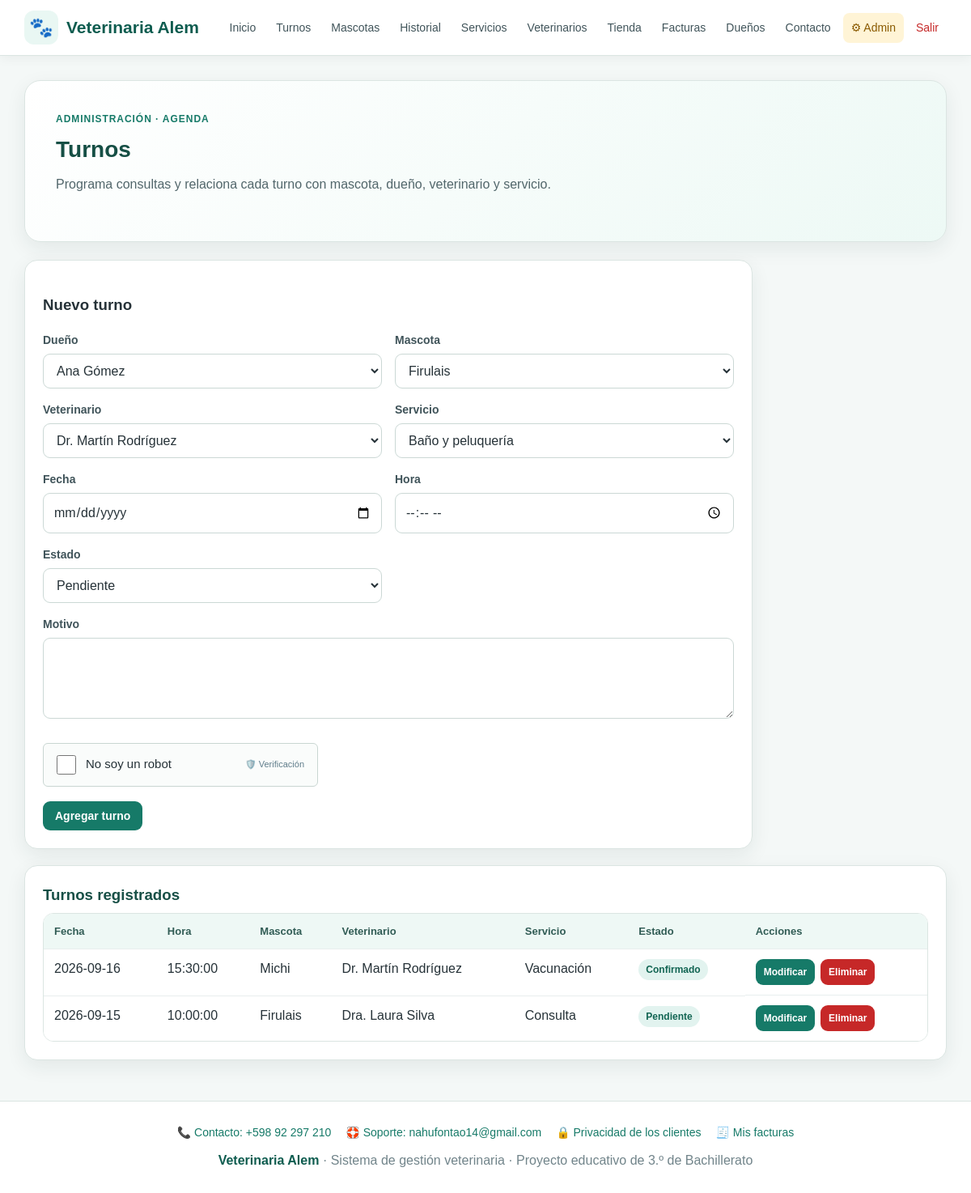
/admin/turnos.php (signed in), run on the app's committed database.
### tables this page shows
CREATE TABLE turnos(
 id INT AUTO_INCREMENT PRIMARY KEY,
 id_dueno INT NOT NULL,
 id_mascota INT NOT NULL,
 id_veterinario INT NOT NULL,
 id_servicio INT NOT NULL,
 fecha DATE NOT NULL,
 hora TIME NOT NULL,
 motivo VARCHAR(255),
 estado VARCHAR(30) DEFAULT 'Pendiente',
 FOREIGN KEY(id_dueno) REFERENCES duenos(id) ON UPDATE CASCADE ON DELETE RESTRICT,
 FOREIGN KEY(id_mascota) REFERENCES mascotas(id) ON UPDATE CASCADE ON DELETE RESTRICT,
 FOREIGN KEY(id_veterinario) REFERENCES veterinarios(id) ON UPDATE CASCADE ON DELETE RESTRICT,
 FOREIGN KEY(id_servicio) REFERENCES servicios(id) ON UPDATE CASCADE ON DELETE RESTRICT
);

CREATE TABLE mascotas(
 id INT AUTO_INCREMENT PRIMARY KEY,
 nombre VARCHAR(100) NOT NULL,
 especie VARCHAR(50) NOT NULL,
 raza VARCHAR(80),
 sexo VARCHAR(20),
 fecha_nacimiento DATE NULL,
 peso DECIMAL(6,2) NULL,
 id_dueno INT NOT NULL,
 FOREIGN KEY(id_dueno) REFERENCES duenos(id) ON UPDATE CASCADE ON DELETE RESTRICT
);

CREATE TABLE veterinarios(
 id INT AUTO_INCREMENT PRIMARY KEY,
 nombre VARCHAR(100) NOT NULL,
 especialidad VARCHAR(100),
 telefono VARCHAR(30),
 email VARCHAR(150)
);

CREATE TABLE servicios(
 id INT AUTO_INCREMENT PRIMARY KEY,
 nombre VARCHAR(100) NOT NULL,
 descripcion TEXT,
 precio DECIMAL(10,2) DEFAULT 0
);

### includes/auth.php (called while the page is built, shortened)
<?php
require_once __DIR__ . "/helpers.php";
function es_admin() {
    return ($_SESSION["rol"] ?? "") === "admin";
}

### includes/helpers.php (called while the page is built, shortened)
<?php
function h($v) {
    return htmlspecialchars((string)$v, ENT_QUOTES, "UTF-8");
}

### admin/turnos.php (the view, shortened to what this page needs)
<?php
require "../includes/auth.php";
require "../includes/captcha.php";
require "../conexion.php";
$d = $conexion->query("SELECT id, nombre FROM duenos ORDER BY nombre");
$m = $conexion->query("SELECT id, nombre FROM mascotas ORDER BY nombre");
$v = $conexion->query("SELECT id, nombre FROM veterinarios ORDER BY nombre");
$s = $conexion->query("SELECT id, nombre FROM servicios ORDER BY nombre");
$r = $conexion->query(
    "SELECT t.*, m.nombre AS mascota, v.nombre AS veterinario, s.nombre AS servicio
     FROM turnos t
     JOIN mascotas m ON m.id = t.id_mascota
     JOIN veterinarios v ON v.id = t.id_veterinario
     JOIN servicios s ON s.id = t.id_servicio
     ORDER BY t.fecha DESC, t.hora DESC"
);
require "../includes/header.php";
?>
<section class="hero">
    <div class="hero-kicker">Administración · Agenda</div>
    <h2>Turnos</h2>
    <p>Programa consultas y relaciona cada turno con mascota, dueño, veterinario y servicio.</p>
</section>
<div class="form-card">
    <h3>Nuevo turno</h3>
    <form method="post">
        <div class="form-grid">
            <div class="field"><label>Dueño</label>
                <select name="id_dueno" required>
                    <?php while ($x = $d->fetch_assoc()): ?>
                        <option value="<?= $x["id"] ?>"><?= htmlspecialchars($x["nombre"]) ?></option>
                    <?php endwhile; ?>
                </select>
            </div>
            <div class="field"><label>Mascota</label>
                <select name="id_mascota" required>
                    <?php while ($x = $m->fetch_assoc()): ?>
                        <option value="<?= $x["id"] ?>"><?= htmlspecialchars($x["nombre"]) ?></option>
                    <?php endwhile; ?>
                </select>
            </div>
            <div class="field"><label>Veterinario</label>
                <select name="id_veterinario" required>
                    <?php while ($x = $v->fetch_assoc()): ?>
                        <option value="<?= $x["id"] ?>"><?= htmlspecialchars($x["nombre"]) ?></option>
                    <?php endwhile; ?>
                </select>
            </div>
            <div class="field"><label>Servicio</label>
                <select name="id_servicio" required>
                    <?php while ($x = $s->fetch_assoc()): ?>
                        <option value="<?= $x["id"] ?>"><?= htmlspecialchars($x["nombre"]) ?></option>
                    <?php endwhile; ?>
                </select>
            </div>
            <div class="field"><label>Fecha</label><input type="date" name="fecha" required></div>
            <div class="field"><label>Hora</label><input type="time" name="hora" required></div>
            <div class="field"><label>Estado</label>
                <select name="estado">
                    <option>Pendiente</option>
                </select>
            </div>
            <div class="field full"><label>Motivo</label><textarea name="motivo"></textarea></div>
        </div>
        <br>
        <?= captcha_html() ?>
        <div class="form-actions"><button class="btn" type="submit">Agregar turno</button></div>
    </form>
</div>
<div class="table-card">
    <h3>Turnos registrados</h3>
    <div class="table-wrap">
        <table>
            <tr><th>Fecha</th><th>Hora</th><th>Mascota</th><th>Veterinario</th><th>Servicio</th><th>Estado</th><th>Acciones</th></tr>
            <?php while ($x = $r->fetch_assoc()): ?>
                <tr>
                    <td><?= htmlspecialchars($x["fecha"]) ?></td>
                    <td><?= htmlspecialchars($x["hora"]) ?></td>
                    <td><?= htmlspecialchars($x["mascota"]) ?></td>
                    <td><?= htmlspecialchars($x["veterinario"]) ?></td>
                    <td><?= htmlspecialchars($x["servicio"]) ?></td>
                    <td><span class="badge"><?= htmlspecialchars($x["estado"]) ?></span></td>
                    <td class="actions">
                        <a class="btn small" href="editar.php?tabla=turnos&id=<?= $x["id"] ?>">Modificar</a>
                        <a class="btn danger small" href="eliminar.php?tabla=turnos&id=<?= $x["id"] ?>">Eliminar</a>
                    </td>
                </tr>
            <?php endwhile; ?>
        </table>
    </div>
</div>
<?php require "../includes/footer.php"; ?>

### includes/header.php (shortened to what this page needs)
<?php
require_once __DIR__ . "/auth.php";
$base_url = BASE_URL;
?>
<!doctype html>
<html lang="es">
<head>
    <link rel="stylesheet" href="<?= $base_url ?>/css/estilos.css">
</head>
<body>
<header class="topbar">
    <div class="nav-inner">
        <a class="brand" href="<?= $base_url ?>/index.php">
            <span class="brand-icon">🐾</span>
            <span>Veterinaria Alem</span>
        </a>
        <nav class="nav-links">
            <a href="<?= $base_url ?>/index.php">Inicio</a>
            <?php if (isset($_SESSION["usuario_id"])): ?>
                <a href="<?= $base_url ?>/turnos.php">Turnos</a>
                <a href="<?= $base_url ?>/mascotas.php">Mascotas</a>
                <a href="<?= $base_url ?>/historial.php">Historial</a>
                <a href="<?= $base_url ?>/servicios.php">Servicios</a>
                <a href="<?= $base_url ?>/veterinarios.php">Veterinarios</a>
                <a href="<?= $base_url ?>/productos.php">Tienda</a>
                <a href="<?= $base_url ?>/facturas.php">Facturas</a>
                <a href="<?= $base_url ?>/duenos.php"><?= es_admin() ? "Dueños" : "Mi perfil" ?></a>
                <a href="<?= $base_url ?>/contacto.php">Contacto</a>
                <?php if (es_admin()): ?>
                    <a class="admin-link" href="<?= $base_url ?>/admin/index.php">⚙ Admin</a>
                <?php endif; ?>
                <a class="logout-link" href="<?= $base_url ?>/logout.php">Salir</a>
            <?php endif; ?>
        </nav>
    </div>
</header>
<main class="container">

### includes/captcha.php (shortened to what this page needs)
<?php
function captcha_html() {
    $token = htmlspecialchars($_SESSION["nr_token"], ENT_QUOTES, "UTF-8");
    return '<div class="robot-box">'
        . '<label class="robot-check"><input type="checkbox" name="no_robot" value="1" required> '
        . '<span>No soy un robot</span></label>'
        . '<span class="robot-logo">🛡️ Verificación</span>'
        . '</div>'
        . '<input type="hidden" name="nr_token" value="' . $token . '">'
        . '<div class="trampa" aria-hidden="true"><label>Dejar vacío'
        . '<input type="text" name="sitio_web" tabindex="-1" autocomplete="off"></label></div>';
}

### includes/footer.php
<?php $base_url = $base_url ?? BASE_URL; ?></main>
<footer>
    <div class="footer-links">
        <a href="<?= $base_url ?>/contacto.php">📞 Contacto: <?= h(VET_TELEFONO) ?></a>
        <a href="<?= $base_url ?>/soporte.php">🛟 Soporte: <?= h(VET_EMAIL_SOPORTE) ?></a>
        <a href="<?= $base_url ?>/privacidad.php">🔒 Privacidad de los clientes</a>
        <?php if (isset($_SESSION["usuario_id"])): ?>
            <a href="<?= $base_url ?>/facturas.php">🧾 Mis facturas</a>
        <?php endif; ?>
    </div>
    <strong>Veterinaria Alem</strong> · Sistema de gestión veterinaria · Proyecto educativo de 3.º de Bachillerato
</footer>
</body>
</html>

### css/estilos.css (style rules this page uses)
* { box-sizing:border-box }
:root { --verde:#167a68; --verde-oscuro:#0e5c4f; --verde-claro:#e9f7f3; --azul:#2563eb; --rojo:#c62828; --amarillo:#d88900; --texto:#263238; --gris:#607d8b; --fondo:#f4f8f7; --blanco:#ffffff; --borde:#dbe5e2; --sombra:0 8px 24px rgba(25,55,50,.08); }
html { scroll-behavior:smooth }
body { margin:0; font-family:Arial,Helvetica,sans-serif; background:var(--fondo); color:var(--texto); line-height:1.5; }
a { color:var(--verde);text-decoration:none }
.topbar { background:var(--blanco); border-bottom:1px solid var(--borde); box-shadow:0 3px 14px rgba(0,0,0,.05); position:sticky; top:0; z-index:10; }
.nav-inner { max-width:1180px; margin:auto; padding:13px 20px; display:flex; align-items:center; justify-content:space-between; gap:18px; flex-wrap:wrap; }
.brand { display:flex; align-items:center; gap:10px; color:var(--verde-oscuro); font-size:21px; font-weight:800; white-space:nowrap; }
.brand-icon { width:42px; height:42px; display:grid; place-items:center; background:var(--verde-claro); border-radius:12px; font-size:24px; }
.nav-links { display:flex; align-items:center; justify-content:flex-end; gap:5px; flex-wrap:wrap; }
.nav-links a { color:#40545a; padding:8px 10px; border-radius:8px; font-size:14px; }
.nav-links .admin-link { background:#fff4d6; color:#8a5a00; }
.nav-links .logout-link { color:var(--rojo); }
.container { max-width:1180px; margin:30px auto; padding:0 20px; }
.hero { background:linear-gradient(135deg,#ffffff 0%,#edf9f5 100%); border:1px solid var(--borde); border-radius:20px; padding:38px; box-shadow:var(--sombra); margin-bottom:22px; }
.hero-kicker { color:var(--verde); font-weight:700; text-transform:uppercase; letter-spacing:.08em; font-size:12px; margin-bottom:8px; }
.hero h1,.hero h2 { margin:0 0 10px; color:#164f45; }
.hero h2 { font-size:28px }
.hero p { margin:0 0 20px;color:#52666b;max-width:760px }
.card,.form-card,.table-card { background:var(--blanco); border:1px solid var(--borde); border-radius:16px; padding:22px; box-shadow:var(--sombra); margin-bottom:20px; }
.card h3,.table-card h3 { margin:0 0 8px; color:#174f46; }
.btn { display:inline-block; border:0; background:var(--verde); color:#fff; padding:10px 15px; border-radius:9px; font-weight:700; font-size:14px; cursor:pointer; text-decoration:none; }
.btn.danger { background:var(--rojo) }
.btn.small { padding:7px 10px;font-size:12px }
.actions { display:flex; gap:7px; flex-wrap:wrap; align-items:center; }
.form-card { max-width:900px; }
.form-grid { display:grid; grid-template-columns:repeat(2,minmax(0,1fr)); gap:16px; }
.field { display:flex; flex-direction:column; gap:6px; }
.field.full { grid-column:1/-1 }
.field label { font-size:14px; font-weight:700; color:#40545a; }
input,select,textarea { width:100%; padding:11px 12px; border:1px solid #cbd8d5; border-radius:9px; background:#fff; color:var(--texto); font:inherit; outline:none; }
textarea { min-height:100px; resize:vertical; }
.form-actions { display:flex; gap:9px; flex-wrap:wrap; margin-top:18px; }
.table-wrap { overflow-x:auto; background:#fff; border:1px solid var(--borde); border-radius:13px; }
table { width:100%; min-width:650px; border-collapse:collapse; background:#fff; }
th,td { padding:12px 13px; border-bottom:1px solid #e8eeee; text-align:left; vertical-align:top; }
th { background:#eef8f5; color:#315c55; font-size:13px; }
tr:last-child td { border-bottom:0 }
.badge { display:inline-block; padding:4px 9px; border-radius:20px; background:#e2f3ef; color:#126553; font-size:12px; font-weight:700; }
footer { margin-top:50px; padding:28px 20px; text-align:center; color:#71848a; border-top:1px solid var(--borde); background:#fff; }
footer strong { color:var(--verde-oscuro) }
.footer-links { display:flex;gap:18px;justify-content:center;flex-wrap:wrap;margin-bottom:12px;font-size:14px }
.robot-box { display:flex;align-items:center;justify-content:space-between;gap:14px; border:1px solid #c9d6d2;background:#fafcfb;border-radius:6px; padding:14px 16px;max-width:340px;margin-top:6px; }
.robot-check { display:flex;align-items:center;gap:12px;font-size:15px;cursor:pointer;margin:0 }
.robot-check input { width:24px;height:24px;margin:0;cursor:pointer }
.robot-logo { font-size:11px;color:var(--gris);text-align:center }

### data on the page
turnos: fecha "2026-09-16", hora "15:30:00", id_mascota.nombre "Michi", id_veterinario.nombre "Dr. Martín Rodríguez", id_servicio.nombre "Vacunación", estado "Confirmado"
turnos: fecha "2026-09-15", hora "10:00:00", id_mascota.nombre "Firulais", id_veterinario.nombre "Dra. Laura Silva", id_servicio.nombre "Consulta", estado "Pendiente"

### other printed values
VET_TELEFONO "+598 92 297 210"
VET_EMAIL_SOPORTE "nahufontao14@gmail.com"
form field id_dueno "Ana Gómez"
form field id_mascota "Firulais"
form field id_veterinario "Dr. Martín Rodríguez"
form field id_servicio "Baño y peluquería"
